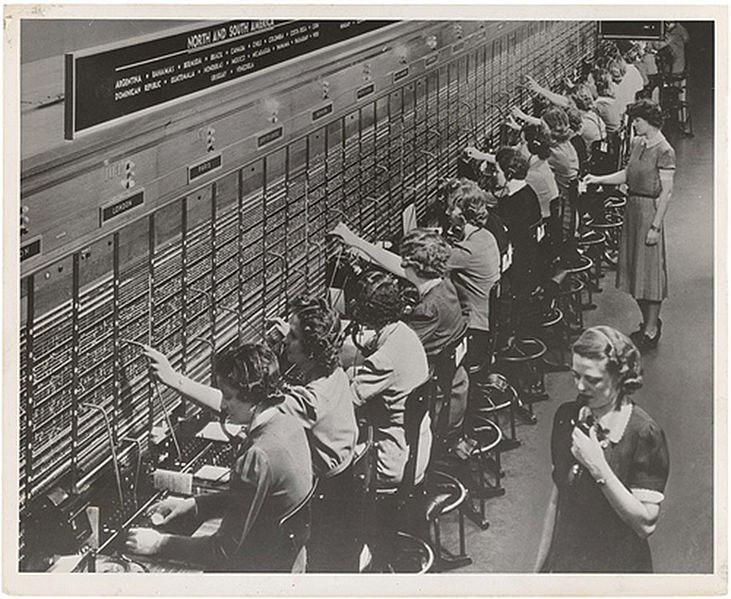
#> input picture image.jpg, 731 x 599 px
$ python dithering.py
#> lines starting #> are read from the running program, lines starting #| are printed output that depends on the picture; after the words box and inside, x2 and y2 are one past the last pixel; in counts of white or black regions, pixels touching at a corner belong together
#!/usr/bin/env python

# dithering("image.jpg", "dithere_image.png", trame=3, show=True)

import sys
import PIL.Image


def dithering(imgIn, imgOut, trame=3, show=False):
    """Transforme une image en trame dither"""
#> called with imgIn = 'image.jpg', imgOut = 'dithere_image.png', trame = 3, show = False
    img = PIL.Image.open(imgIn).convert('L')
    threshold = 128 * [0] + 128 * [255]

    for y in range(img.size[1]):
        for x in range(img.size[0]):

            old = img.getpixel((x, y))
            new = threshold[old]
            err = (old - new) >> trame  # divide by 2^trame

            img.putpixel((x, y), new)

            for nxy in [(x + 1, y), (x + 2, y), (x - 1, y + 1), (x, y + 1), (x + 1, y + 1), (x, y + 2)]:
                try:
                    img.putpixel(nxy, img.getpixel(nxy) + err)
                except IndexError:
                    pass
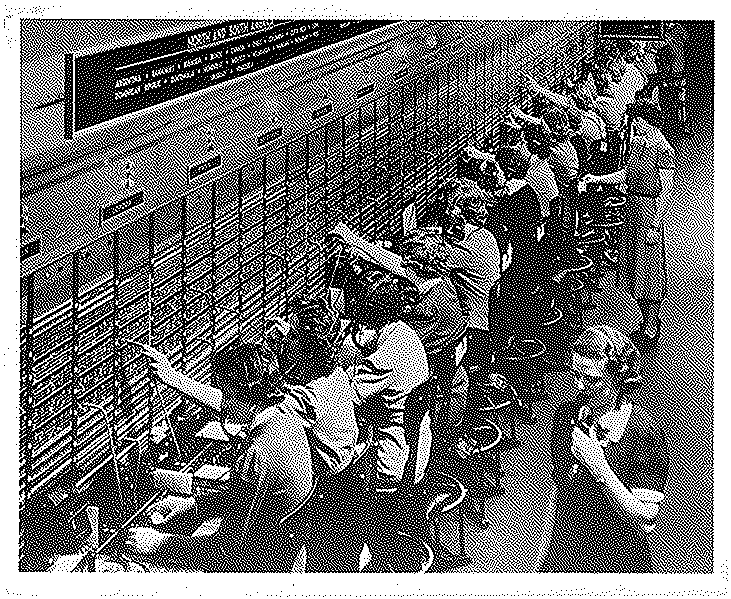
#> img: PIL image 731x599 L; 44.9% white; 16082 white regions (15659 under 20 px), largest, box (x1, y1, x2, y2) and area: (0, 0, 731, 599) 110687, (222, 320, 434, 505) 9922, (328, 202, 501, 340) 4482
    if show:
        img.show()
    img.save(imgOut)

if __name__ == "__main__":
    dithering("image.jpg", "dithere_image.png", trame=3)
